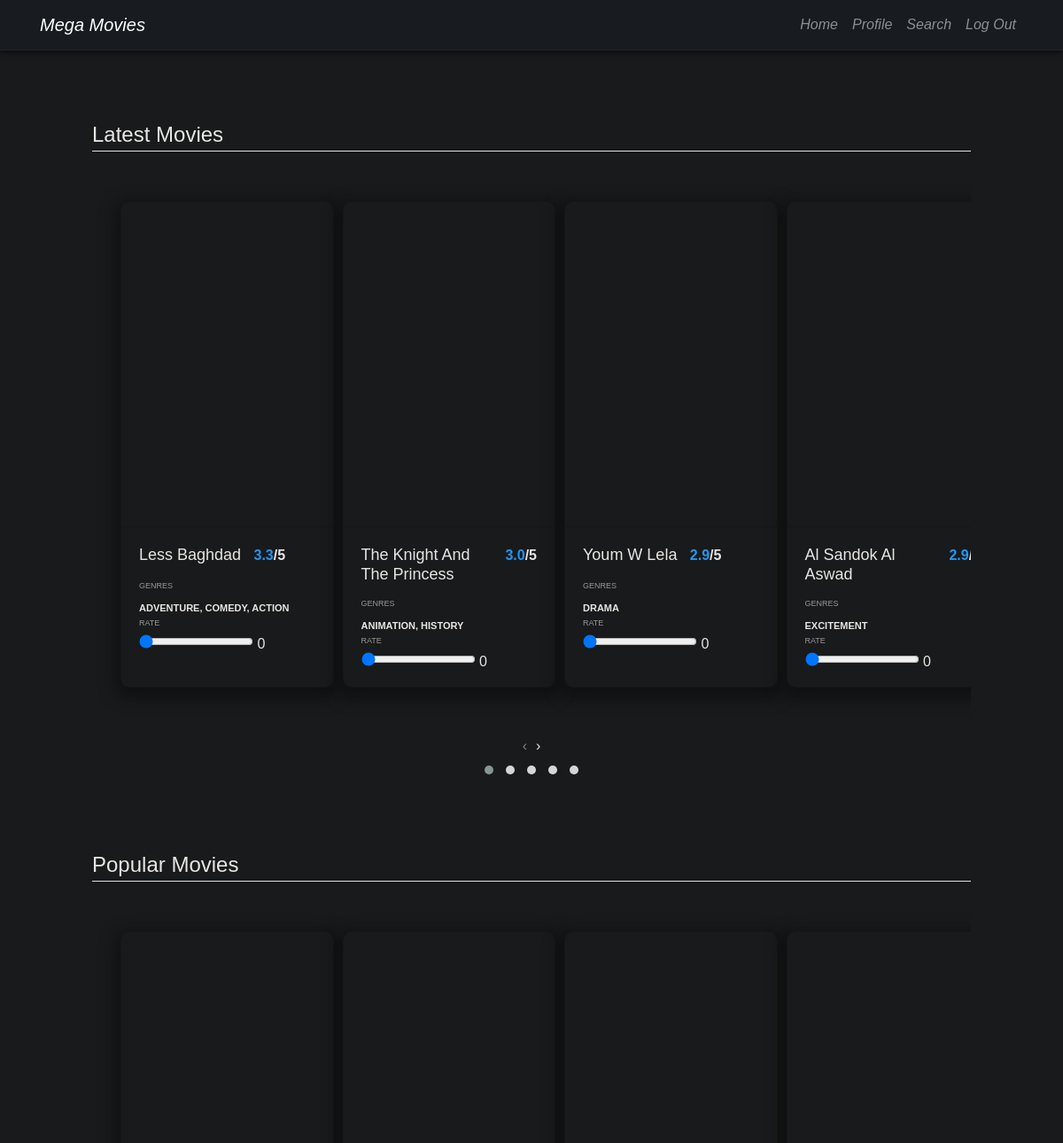
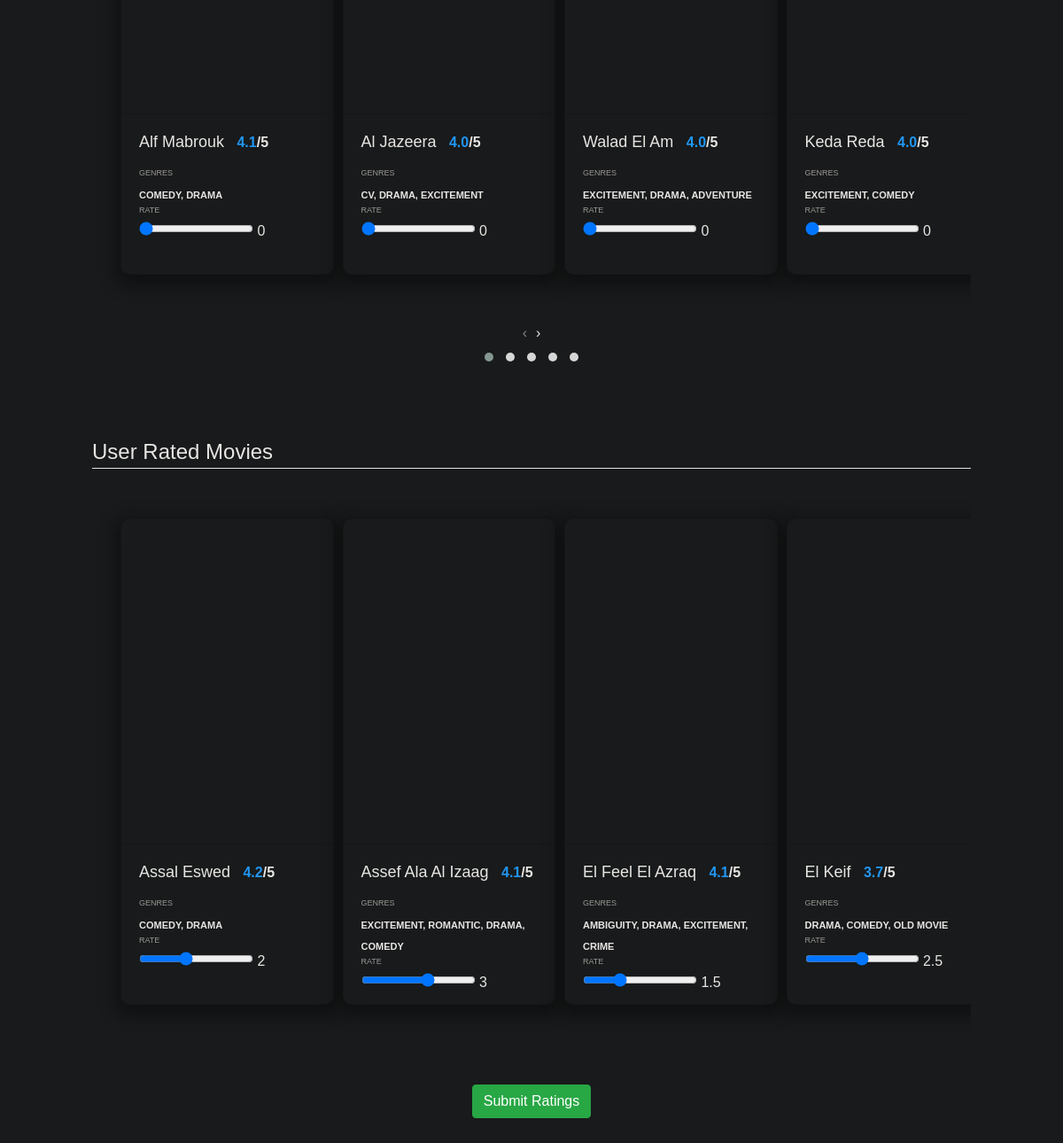
The app's page / (signed in) with its own data (2 pictures, top to bottom).
### movies/models.py (models this page shows, shortened)
class Movie(models.Model):
	name_eg = models.CharField(max_length=200,blank=True,null=True)
	name_ar = models.CharField(max_length=200,blank=True,null=True)
	actors_name_eg = models.CharField(max_length=200,blank=True,null=True)
	actors_name_ar = models.CharField(max_length=200,blank=True,null=True)
	genres_name_eg = models.CharField(max_length=200,blank=True,null=True)
	genres_name_ar = models.CharField(max_length=200,blank=True,null=True)
	poster_url = models.URLField(blank=True)
	final_rating = models.FloatField(default=0,validators=[MinValueValidator(0), MaxValueValidator(5)])

class User_Rating(models.Model):
    user = models.ForeignKey(User, on_delete=models.CASCADE)
    movie = models.ForeignKey(Movie, on_delete=models.CASCADE)
    rating = models.FloatField(default=0,validators=[MinValueValidator(0), MaxValueValidator(5)])
    class Meta():
        unique_together = ("user", "movie")

### movies/views.py (the view)
# urls.py: 2. Add a URL to urlpatterns:  path('', views.home, name='home')
@login_required
def home(request):
    current_user = request.user
    user_ratings = current_user.user_rating_set.all()
    user_rated_movies = [rating.movie for rating in user_ratings]
    if request.method == 'POST':
        for movie in user_rated_movies:
            if movie.name_eg in request.POST:
                User_Rating.objects.get(user=current_user, movie=movie).delete()
        for data in request.POST:
            if data == "csrfmiddlewaretoken":
                continue
            if request.POST.get(data) == '0': # An un-rated movie
                continue
            movie = Movie.objects.get(name_eg=data)
            rating = User_Rating(user=current_user, movie=movie, rating=float(request.POST.get(data)))
            rating.save()
        messages.success(request, 'Your ratings have been saved!')
        return redirect('home')
    else:
        movies_info = MovieInfo.objects.all().order_by('-date')[:100]
        l_m = [info.movie for info in movies_info]
        p_m = list(Movie.objects.all().order_by('-final_rating')[:100])
        latest_movies = []
        popular_movies = []
        for movie in l_m:
            if movie not in user_rated_movies:
                latest_movies.insert(len(latest_movies), movie)
            if len(latest_movies) == 20:
                break
        for movie in p_m:
            if (movie not in user_rated_movies) and (movie not in latest_movies):
                popular_movies.insert(len(popular_movies), movie)
            if len(popular_movies) == 20:
                break
        context = {
            'user_ratings': user_ratings,
            'latest_movies': latest_movies,
            'popular_movies': popular_movies
        }
        return render(request, 'movies/home.html', context)

### movies/templates/movies/home.html (shortened to what this page needs)
{% extends 'base.html' %}
{% block head %}
    <link rel="stylesheet" href="https://cdnjs.cloudflare.com/ajax/libs/OwlCarousel2/2.3.4/assets/owl.carousel.min.css" />
    <link rel="stylesheet" href="https://cdnjs.cloudflare.com/ajax/libs/OwlCarousel2/2.3.4/assets/owl.theme.default.css" />
{% endblock %}
{% block content %}
    <div class="container-fluid">
        <form method="POST">
            <div class = "content-section ratings" >
                <legend class="border-bottom mb-4">Latest Movies</legend>
                     <div class="owl-carousel owl-theme">
                        {% for latest_movie in latest_movies %}
                            <div class="item">
                                <div class="card">
                                    <div class="card-header" style="background: url({{ latest_movie.poster_url }}); background-size: cover;">
                                    </div>
                                    <div class="card-body">
                                        <h5 class="card-title">{{latest_movie.name_eg }}</h5>
                                        <div class="star-ratings"><span class="rating-value">{{ latest_movie.final_rating|floatformat }}</span>/5</div>
                                        <div class="card-movie-info">
                                            <div class="movie-genres">
                                                <label>Genres</label>
                                                <span>{{ latest_movie.genres_name_eg }}</span>
                                                <label>Rate</label>
                                                <fieldset>
                                                    <input type="range" class="range_star" name="{{ latest_movie.name_eg }}" min="0" max="5" step="0.5" value="0">
                                                    <output class="textInput"></output>
                                                </fieldset>
                                            </div>
                                        </div>
                                    </div>
                                </div>
                            </div>
                        {% endfor %}
                    </div>
            </div>
            <div class = "content-section ratings" >
                <legend class="border-bottom mb-4">Popular Movies</legend>
                    <div class="owl-carousel owl-theme">
                        {% for popular_movie in popular_movies %}
                            <div class="item">
                                <div class="card">
                                    <div class="card-header" style="background: url({{ popular_movie.poster_url }}); background-size: cover;">
                                    </div>
                                    <div class="card-body">
                                        <h5 class="card-title">{{popular_movie.name_eg }}</h5>
                                        <div class="star-ratings"><span class="rating-value">{{ popular_movie.final_rating|floatformat }}</span>/5</div>
                                        <div class="card-movie-info">
                                            <div class="movie-genres">
                                                <label>Genres</label>
                                                <span>{{ popular_movie.genres_name_eg }}</span>
                                                <label>Rate</label>
                                                <fieldset>
                                                    <input type="range" class="range_star" name="{{ popular_movie.name_eg }}" min="0" max="5" step="0.5" value="0">
                                                    <output class="textInput"></output>
                                                </fieldset>
                                            </div>
                                        </div>
                                    </div>
                                </div>
                            </div>
                        {% endfor %}
                    </div>
            </div>
            <div class = "content-section ratings" >
                <legend class="border-bottom mb-4">User Rated Movies</legend>
                {% if user_ratings|length == 0 %}
                    <h3 class="no-rating">You have no rated movies yet.</h3>
                {% else %}
                    <div class="owl-carousel owl-theme">
                        {% for user_rating in user_ratings %}
                            <div class="item">
                                <div class="card">
                                    <div class="card-header" style="background: url({{ user_rating.movie.poster_url }}); background-size: cover;">
                                    </div>
                                    <div class="card-body">
                                        <h5 class="card-title">{{user_rating.movie.name_eg }}</h5>
                                        <div class="star-ratings"><span class="rating-value">{{ user_rating.movie.final_rating|floatformat }}</span>/5</div>
                                        <div class="card-movie-info">
                                            <div class="movie-genres">
                                                <label>Genres</label>
                                                <span>{{ user_rating.movie.genres_name_eg }}</span>
                                                <label>Rate</label>
                                                <fieldset>
                                                    <input type="range" class="range_star" name="{{ user_rating.movie.name_eg }}" min="0" max="5" step="0.5" value="{{ user_rating.rating }}">
                                                    <output class="textInput"></output>
                                                </fieldset>
                                            </div>
                                        </div>
                                    </div>
                                </div>
                            </div>
                        {% endfor %}
                        </div>
                {% endif %}
            </div>
            <div class="btn-rating">
                <button type="submit" class="btn btn-success updateRate" value ="Rate">Submit Ratings</button>
            </div>
        </form>
    </div>
{% endblock %}

### users/templates/base.html (shortened to what this page needs)
{% load static %}
<!DOCTYPE html>
<html lang="en">
<head>
    <link rel="stylesheet" href="https://maxcdn.bootstrapcdn.com/bootstrap/4.0.0/css/bootstrap.min.css">
    <link rel="stylesheet" href="https://use.fontawesome.com/releases/v5.6.1/css/all.css">
    <link rel="stylesheet" type="text/css" href="{% static 'users/style.css' %}">
    {% block head  %}{% endblock %}
</head>
<body class="m-5">
    <header class="site-header">
        <nav class="navbar navbar-dark navbar-expand-lg fixed-top navbar-custom">
            <div class="container"><a class="navbar-brand" href="{% url 'home' %}">Mega Movies</a><button data-toggle="collapse" class="navbar-toggler" data-target="#navbarResponsive"></button>
                <div class="collapse navbar-collapse" id="navbarResponsive">
                    <ul class="nav navbar-nav ml-auto">
                        <li class="nav-item"><a class="nav-link" href="{% url 'home' %}">Home</a></li>
                        <li class="nav-item"><a class="nav-link" href="{% url 'profile' %}">Profile</a></li>
                        <li class="nav-item"><a class="nav-link" href="{% url 'search' %}">Search</a></li>
                        <li class="nav-item"><a class="nav-link" href="{% url 'logout' %}">Log Out</a></li>
                    </ul>
                </div>
            </div>
        </nav>
    </header>
    {% block content %}{% endblock %}
</body>
</html>

### users/static/users/style.css (style rules this page uses)
body { font-family: 'Poppins', sans-serif; background: rgb(24, 26, 27); }
.content-section { color: rgb(232, 230, 227); padding: 30px 40px; border: 1px solid transparent; border-radius: 3px; }
.ratings { margin-top: 0; }
nav { background: rgb(24, 28, 32); border-bottom: 1px solid rgb(30, 36, 41); box-shadow: #000 0px 0px 8px 0px; font-style: italic; margin-bottom: 20px; }
.btn-rating { margin: 20px; text-align: center; }
.card { background: rgb(24, 26, 27); box-shadow: 0px 6px 18px 5px rgba(10, 10, 10, 0.6); width: 100%; max-width: 372px; margin: 2em; border-radius: 10px; display: inline-block; -webkit-transition: 300ms; transition: 300ms; }
.card-header { padding: 0; margin: 0; height: 367px; width: 100%; display: block; border-top-left-radius: 10px; border-top-right-radius: 10px; }
.card-body { color: rgb(232, 230, 227); height: 180px; max-height: 180px; }
.card-movie-info { display: table; width: 100%; }
.card-title { font-size: 18px; margin: 0; display: table-cell; text-transform: capitalize; }
.star-ratings { width: 50px; height: 15px; background-size: contain; display: table-cell; text-align: right; position: relative; margin-top: 5px; font-weight: 600; }
.star-ratings span { color: #2196F3; }
.card-movie-info { margin-top: 1em; }
.movie-genres { display: table-cell; text-transform: uppercase; text-align: center; }
.movie-genres { text-align: left; }
.movie-genres label { display: block; color: rgba(209, 205, 199, 0.7); margin-bottom: .5em; font-size: 9px; }
.movie-genres span { font-weight: 700; font-size: 11px; }

### movies/templates/movies/home.html (style rules this page uses)
body { padding:55px 0; }
.ratings { margin-bottom:10px; }

### records on screen
Movie: name_eg "Less Baghdad", final_rating "3.3", genres_name_eg "ADVENTURE, COMEDY, ACTION"
Movie: name_eg "The Knight And The Princess", final_rating "3.0", genres_name_eg "ANIMATION, HISTORY"
Movie: name_eg "Youm W Lela", final_rating "2.9", genres_name_eg "DRAMA"
Movie: name_eg "Al Sandok Al Aswad", final_rating "2.9", genres_name_eg "EXCITEMENT"
Movie: name_eg "Alf Mabrouk", final_rating "4.1", genres_name_eg "COMEDY, DRAMA"
Movie: name_eg "Al Jazeera", final_rating "4.0", genres_name_eg "CV, DRAMA, EXCITEMENT"
Movie: name_eg "Walad El Am", final_rating "4.0", genres_name_eg "EXCITEMENT, DRAMA, ADVENTURE"
Movie: name_eg "Keda Reda", final_rating "4.0", genres_name_eg "EXCITEMENT, COMEDY"
User_Rating: movie.name_eg "Assal Eswed", movie.final_rating "4.2", movie.genres_name_eg "COMEDY, DRAMA", rating "2"
User_Rating: movie.name_eg "Assef Ala Al Izaag", movie.final_rating "4.1", movie.genres_name_eg "EXCITEMENT, ROMANTIC, DRAMA, COMEDY", rating "3"
User_Rating: movie.name_eg "El Feel El Azraq", movie.final_rating "4.1", movie.genres_name_eg "AMBIGUITY, DRAMA, EXCITEMENT, CRIME", rating "1.5"
User_Rating: movie.name_eg "El Keif", movie.final_rating "3.7", movie.genres_name_eg "DRAMA, COMEDY, OLD MOVIE", rating "2.5"
